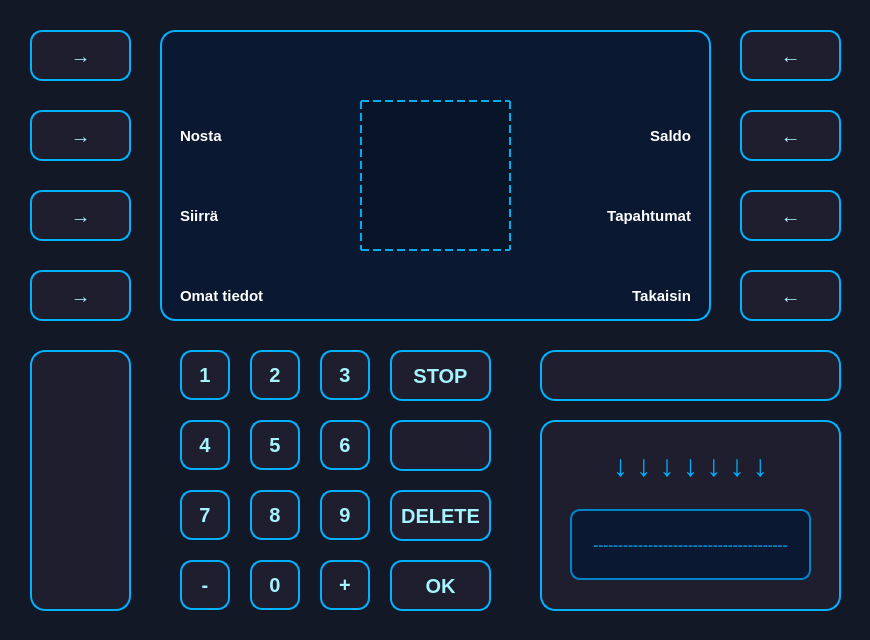
 <widget class="QDialog" name="MainMenu">
  <property name="geometry">
   <rect>
    <x>0</x>
    <y>0</y>
    <width>870</width>
    <height>640</height>
   </rect>
  </property>
  <property name="windowTitle">
   <string>Dialog</string>
  </property>
  <property name="styleSheet">
   <string notr="true">QDialog, QWidget {
    background-color: #121826;
}</string>
  </property>
  <widget class="QLabel" name="labelUsername">
   <property name="geometry">
    <rect>
     <x>170</x>
     <y>40</y>
     <width>531</width>
     <height>51</height>
    </rect>
   </property>
   <property name="styleSheet">
    <string notr="true">font-size: 15px;
color: white;
font-weight: bold;
background-color: transparent;
text-transform: uppercase;</string>
   </property>
   <property name="text">
    <string/>
   </property>
   <property name="alignment">
    <set>Qt::AlignmentFlag::AlignCenter</set>
   </property>
  </widget>
  <widget class="QPushButton" name="btnData">
   <property name="geometry">
    <rect>
     <x>30</x>
     <y>270</y>
     <width>101</width>
     <height>51</height>
    </rect>
   </property>
   <property name="styleSheet">
    <string notr="true">QPushButton {
    background-color: #1E1E2E;
    color: #A5F3FC;
    font-size: 20px;
    font-weight: bold;
    border: 2px solid #00B2FF;
    border-radius: 12px;
    padding: 10px;
    box-shadow: 0px 4px 10px rgba(0, 178, 255, 0.3);
    transition: all 0.2s ease-in-out;
}

QPushButton:hover {
    background-color: #00B2FF;
    color: #1E1E2E;
    border: 2px solid #A5F3FC;
    box-shadow: 0px 4px 15px rgba(165, 243, 252, 0.6);
    transform: scale(1.05);
}

QPushButton:pressed {
    background-color: #0084C9;
    color: #FFFFFF;
    box-shadow: inset 0px 4px 8px rgba(0, 0, 0, 0.5);
    transform: scale(0.95);
}
</string>
   </property>
   <property name="text">
    <string>→</string>
   </property>
  </widget>
  <widget class="QPushButton" name="btnWithdraw">
   <property name="geometry">
    <rect>
     <x>30</x>
     <y>110</y>
     <width>101</width>
     <height>51</height>
    </rect>
   </property>
   <property name="styleSheet">
    <string notr="true">QPushButton {
    background-color: #1E1E2E;
    color: #A5F3FC;
    font-size: 20px;
    font-weight: bold;
    border: 2px solid #00B2FF;
    border-radius: 12px;
    padding: 10px;
    box-shadow: 0px 4px 10px rgba(0, 178, 255, 0.3);
    transition: all 0.2s ease-in-out;
}

QPushButton:hover {
    background-color: #00B2FF;
    color: #1E1E2E;
    border: 2px solid #A5F3FC;
    box-shadow: 0px 4px 15px rgba(165, 243, 252, 0.6);
    transform: scale(1.05);
}

QPushButton:pressed {
    background-color: #0084C9;
    color: #FFFFFF;
    box-shadow: inset 0px 4px 8px rgba(0, 0, 0, 0.5);
    transform: scale(0.95);
}
</string>
   </property>
   <property name="text">
    <string>→</string>
   </property>
  </widget>
  <widget class="QPushButton" name="btnBalance">
   <property name="geometry">
    <rect>
     <x>740</x>
     <y>110</y>
     <width>101</width>
     <height>51</height>
    </rect>
   </property>
   <property name="styleSheet">
    <string notr="true">QPushButton {
    background-color: #1E1E2E;
    color: #A5F3FC;
    font-size: 20px;
    font-weight: bold;
    border: 2px solid #00B2FF;
    border-radius: 12px;
    padding: 10px;
    box-shadow: 0px 4px 10px rgba(0, 178, 255, 0.3);
    transition: all 0.2s ease-in-out;
}

QPushButton:hover {
    background-color: #00B2FF;
    color: #1E1E2E;
    border: 2px solid #A5F3FC;
    box-shadow: 0px 4px 15px rgba(165, 243, 252, 0.6);
    transform: scale(1.05);
}

QPushButton:pressed {
    background-color: #0084C9;
    color: #FFFFFF;
    box-shadow: inset 0px 4px 8px rgba(0, 0, 0, 0.5);
    transform: scale(0.95);
}
</string>
   </property>
   <property name="text">
    <string>←</string>
   </property>
  </widget>
  <widget class="QPushButton" name="btnTransfer">
   <property name="geometry">
    <rect>
     <x>30</x>
     <y>190</y>
     <width>101</width>
     <height>51</height>
    </rect>
   </property>
   <property name="styleSheet">
    <string notr="true">QPushButton {
    background-color: #1E1E2E;
    color: #A5F3FC;
    font-size: 20px;
    font-weight: bold;
    border: 2px solid #00B2FF;
    border-radius: 12px;
    padding: 10px;
    box-shadow: 0px 4px 10px rgba(0, 178, 255, 0.3);
    transition: all 0.2s ease-in-out;
}

QPushButton:hover {
    background-color: #00B2FF;
    color: #1E1E2E;
    border: 2px solid #A5F3FC;
    box-shadow: 0px 4px 15px rgba(165, 243, 252, 0.6);
    transform: scale(1.05);
}

QPushButton:pressed {
    background-color: #0084C9;
    color: #FFFFFF;
    box-shadow: inset 0px 4px 8px rgba(0, 0, 0, 0.5);
    transform: scale(0.95);
}
</string>
   </property>
   <property name="text">
    <string>→</string>
   </property>
  </widget>
  <widget class="QPushButton" name="btnTransaction">
   <property name="geometry">
    <rect>
     <x>740</x>
     <y>190</y>
     <width>101</width>
     <height>51</height>
    </rect>
   </property>
   <property name="styleSheet">
    <string notr="true">QPushButton {
    background-color: #1E1E2E;
    color: #A5F3FC;
    font-size: 20px;
    font-weight: bold;
    border: 2px solid #00B2FF;
    border-radius: 12px;
    padding: 10px;
    box-shadow: 0px 4px 10px rgba(0, 178, 255, 0.3);
    transition: all 0.2s ease-in-out;
}

QPushButton:hover {
    background-color: #00B2FF;
    color: #1E1E2E;
    border: 2px solid #A5F3FC;
    box-shadow: 0px 4px 15px rgba(165, 243, 252, 0.6);
    transform: scale(1.05);
}

QPushButton:pressed {
    background-color: #0084C9;
    color: #FFFFFF;
    box-shadow: inset 0px 4px 8px rgba(0, 0, 0, 0.5);
    transform: scale(0.95);
}
</string>
   </property>
   <property name="text">
    <string>←</string>
   </property>
  </widget>
  <widget class="QPushButton" name="btnLogout">
   <property name="geometry">
    <rect>
     <x>740</x>
     <y>270</y>
     <width>101</width>
     <height>51</height>
    </rect>
   </property>
   <property name="styleSheet">
    <string notr="true">QPushButton {
    background-color: #1E1E2E;
    color: #A5F3FC;
    font-size: 20px;
    font-weight: bold;
    border: 2px solid #00B2FF;
    border-radius: 12px;
    padding: 10px;
    box-shadow: 0px 4px 10px rgba(0, 178, 255, 0.3);
    transition: all 0.2s ease-in-out;
}

QPushButton:hover {
    background-color: #00B2FF;
    color: #1E1E2E;
    border: 2px solid #A5F3FC;
    box-shadow: 0px 4px 15px rgba(165, 243, 252, 0.6);
    transform: scale(1.05);
}

QPushButton:pressed {
    background-color: #0084C9;
    color: #FFFFFF;
    box-shadow: inset 0px 4px 8px rgba(0, 0, 0, 0.5);
    transform: scale(0.95);
}
</string>
   </property>
   <property name="text">
    <string>←</string>
   </property>
  </widget>
  <widget class="QPushButton" name="btnOK">
   <property name="geometry">
    <rect>
     <x>390</x>
     <y>560</y>
     <width>101</width>
     <height>51</height>
    </rect>
   </property>
   <property name="layoutDirection">
    <enum>Qt::LayoutDirection::LeftToRight</enum>
   </property>
   <property name="styleSheet">
    <string notr="true">QPushButton {
    background-color: #1E1E2E;
    color: #A5F3FC;
    font-size: 20px;
    font-weight: bold;
    border: 2px solid #00B2FF;
    border-radius: 12px;
    padding: 10px;
    box-shadow: 0px 4px 10px rgba(0, 178, 255, 0.3);
    transition: all 0.2s ease-in-out;
}

QPushButton:hover {
    background-color: #00B2FF;
    color: #1E1E2E;
    border: 2px solid #A5F3FC;
    box-shadow: 0px 4px 15px rgba(165, 243, 252, 0.6);
    transform: scale(1.05);
}

QPushButton:pressed {
    background-color: #0084C9;
    color: #FFFFFF;
    box-shadow: inset 0px 4px 8px rgba(0, 0, 0, 0.5);
    transform: scale(0.95);
}
</string>
   </property>
   <property name="text">
    <string>OK</string>
   </property>
  </widget>
  <widget class="QPushButton" name="btn_1">
   <property name="geometry">
    <rect>
     <x>180</x>
     <y>350</y>
     <width>50</width>
     <height>50</height>
    </rect>
   </property>
   <property name="font">
    <font>
     <pointsize>-1</pointsize>
     <bold>true</bold>
     <kerning>true</kerning>
    </font>
   </property>
   <property name="styleSheet">
    <string notr="true">QPushButton {
    background-color: #1E1E2E;
    color: #A5F3FC;
    font-size: 20px;
    font-weight: bold;
    border: 2px solid #00B2FF;
    border-radius: 12px;
    padding: 10px;
    box-shadow: 0px 4px 10px rgba(0, 178, 255, 0.3);
    transition: all 0.2s ease-in-out;
}

QPushButton:hover {
    background-color: #00B2FF;
    color: #1E1E2E;
    border: 2px solid #A5F3FC;
    box-shadow: 0px 4px 15px rgba(165, 243, 252, 0.6);
    transform: scale(1.05);
}

QPushButton:pressed {
    background-color: #0084C9;
    color: #FFFFFF;
    box-shadow: inset 0px 4px 8px rgba(0, 0, 0, 0.5);
    transform: scale(0.95);
}
</string>
   </property>
   <property name="text">
    <string>1</string>
   </property>
  </widget>
  <widget class="QPushButton" name="btn_5">
   <property name="geometry">
    <rect>
     <x>250</x>
     <y>420</y>
     <width>50</width>
     <height>50</height>
    </rect>
   </property>
   <property name="font">
    <font>
     <pointsize>-1</pointsize>
     <bold>true</bold>
     <kerning>true</kerning>
    </font>
   </property>
   <property name="styleSheet">
    <string notr="true">QPushButton {
    background-color: #1E1E2E;
    color: #A5F3FC;
    font-size: 20px;
    font-weight: bold;
    border: 2px solid #00B2FF;
    border-radius: 12px;
    padding: 10px;
    box-shadow: 0px 4px 10px rgba(0, 178, 255, 0.3);
    transition: all 0.2s ease-in-out;
}

QPushButton:hover {
    background-color: #00B2FF;
    color: #1E1E2E;
    border: 2px solid #A5F3FC;
    box-shadow: 0px 4px 15px rgba(165, 243, 252, 0.6);
    transform: scale(1.05);
}

QPushButton:pressed {
    background-color: #0084C9;
    color: #FFFFFF;
    box-shadow: inset 0px 4px 8px rgba(0, 0, 0, 0.5);
    transform: scale(0.95);
}
</string>
   </property>
   <property name="text">
    <string>5</string>
   </property>
  </widget>
  <widget class="QPushButton" name="btn_7">
   <property name="geometry">
    <rect>
     <x>180</x>
     <y>490</y>
     <width>50</width>
     <height>50</height>
    </rect>
   </property>
   <property name="font">
    <font>
     <pointsize>-1</pointsize>
     <bold>true</bold>
     <kerning>true</kerning>
    </font>
   </property>
   <property name="styleSheet">
    <string notr="true">QPushButton {
    background-color: #1E1E2E;
    color: #A5F3FC;
    font-size: 20px;
    font-weight: bold;
    border: 2px solid #00B2FF;
    border-radius: 12px;
    padding: 10px;
    box-shadow: 0px 4px 10px rgba(0, 178, 255, 0.3);
    transition: all 0.2s ease-in-out;
}

QPushButton:hover {
    background-color: #00B2FF;
    color: #1E1E2E;
    border: 2px solid #A5F3FC;
    box-shadow: 0px 4px 15px rgba(165, 243, 252, 0.6);
    transform: scale(1.05);
}

QPushButton:pressed {
    background-color: #0084C9;
    color: #FFFFFF;
    box-shadow: inset 0px 4px 8px rgba(0, 0, 0, 0.5);
    transform: scale(0.95);
}
</string>
   </property>
   <property name="text">
    <string>7</string>
   </property>
  </widget>
  <widget class="QPushButton" name="btn_2">
   <property name="geometry">
    <rect>
     <x>250</x>
     <y>350</y>
     <width>50</width>
     <height>50</height>
    </rect>
   </property>
   <property name="font">
    <font>
     <pointsize>-1</pointsize>
     <bold>true</bold>
     <kerning>true</kerning>
    </font>
   </property>
   <property name="styleSheet">
    <string notr="true">QPushButton {
    background-color: #1E1E2E;
    color: #A5F3FC;
    font-size: 20px;
    font-weight: bold;
    border: 2px solid #00B2FF;
    border-radius: 12px;
    padding: 10px;
    box-shadow: 0px 4px 10px rgba(0, 178, 255, 0.3);
    transition: all 0.2s ease-in-out;
}

QPushButton:hover {
    background-color: #00B2FF;
    color: #1E1E2E;
    border: 2px solid #A5F3FC;
    box-shadow: 0px 4px 15px rgba(165, 243, 252, 0.6);
    transform: scale(1.05);
}

QPushButton:pressed {
    background-color: #0084C9;
    color: #FFFFFF;
    box-shadow: inset 0px 4px 8px rgba(0, 0, 0, 0.5);
    transform: scale(0.95);
}
</string>
   </property>
   <property name="text">
    <string>2</string>
   </property>
  </widget>
  <widget class="QLabel" name="cardSlot">
   <property name="geometry">
    <rect>
     <x>540</x>
     <y>420</y>
     <width>301</width>
     <height>191</height>
    </rect>
   </property>
   <property name="styleSheet">
    <string notr="true">QLabel#cardSlot {
    background-color: #1E1E2E;
    border: 2px solid #00B2FF;
    border-radius: 15px;
    min-width: 160px;
    min-height: 60px;
    text-align: center;
    color: #A5F3FC;
    font-size: 16px;
    font-weight: bold;
    box-shadow: inset 0px 5px 10px rgba(0, 0, 0, 0.6);
}
</string>
   </property>
   <property name="text">
    <string/>
   </property>
  </widget>
  <widget class="QPushButton" name="btn_11">
   <property name="geometry">
    <rect>
     <x>180</x>
     <y>560</y>
     <width>50</width>
     <height>50</height>
    </rect>
   </property>
   <property name="font">
    <font>
     <pointsize>-1</pointsize>
     <bold>true</bold>
     <kerning>true</kerning>
    </font>
   </property>
   <property name="styleSheet">
    <string notr="true">QPushButton {
    background-color: #1E1E2E;
    color: #A5F3FC;
    font-size: 20px;
    font-weight: bold;
    border: 2px solid #00B2FF;
    border-radius: 12px;
    padding: 10px;
    box-shadow: 0px 4px 10px rgba(0, 178, 255, 0.3);
    transition: all 0.2s ease-in-out;
}

QPushButton:hover {
    background-color: #00B2FF;
    color: #1E1E2E;
    border: 2px solid #A5F3FC;
    box-shadow: 0px 4px 15px rgba(165, 243, 252, 0.6);
    transform: scale(1.05);
}

QPushButton:pressed {
    background-color: #0084C9;
    color: #FFFFFF;
    box-shadow: inset 0px 4px 8px rgba(0, 0, 0, 0.5);
    transform: scale(0.95);
}
</string>
   </property>
   <property name="text">
    <string>-</string>
   </property>
  </widget>
  <widget class="QLabel" name="cardArrow">
   <property name="geometry">
    <rect>
     <x>570</x>
     <y>430</y>
     <width>241</width>
     <height>71</height>
    </rect>
   </property>
   <property name="styleSheet">
    <string notr="true">QLabel#cardArrow {
    font-size: 30px;
    color: #00B2FF;
    font-weight: bold;
    text-align: center;
    min-width: 30px;
    min-height: 30px;
	background-color: transparent;
}
</string>
   </property>
   <property name="text">
    <string>↓ ↓ ↓ ↓ ↓ ↓ ↓</string>
   </property>
   <property name="alignment">
    <set>Qt::AlignmentFlag::AlignCenter</set>
   </property>
  </widget>
  <widget class="QPushButton" name="btn_10">
   <property name="geometry">
    <rect>
     <x>320</x>
     <y>560</y>
     <width>50</width>
     <height>50</height>
    </rect>
   </property>
   <property name="font">
    <font>
     <pointsize>-1</pointsize>
     <bold>true</bold>
     <kerning>true</kerning>
    </font>
   </property>
   <property name="styleSheet">
    <string notr="true">QPushButton {
    background-color: #1E1E2E;
    color: #A5F3FC;
    font-size: 20px;
    font-weight: bold;
    border: 2px solid #00B2FF;
    border-radius: 12px;
    padding: 10px;
    box-shadow: 0px 4px 10px rgba(0, 178, 255, 0.3);
    transition: all 0.2s ease-in-out;
}

QPushButton:hover {
    background-color: #00B2FF;
    color: #1E1E2E;
    border: 2px solid #A5F3FC;
    box-shadow: 0px 4px 15px rgba(165, 243, 252, 0.6);
    transform: scale(1.05);
}

QPushButton:pressed {
    background-color: #0084C9;
    color: #FFFFFF;
    box-shadow: inset 0px 4px 8px rgba(0, 0, 0, 0.5);
    transform: scale(0.95);
}
</string>
   </property>
   <property name="text">
    <string>+</string>
   </property>
  </widget>
  <widget class="QLabel" name="cardSlot_3">
   <property name="geometry">
    <rect>
     <x>30</x>
     <y>350</y>
     <width>101</width>
     <height>261</height>
    </rect>
   </property>
   <property name="styleSheet">
    <string notr="true">QLabel#cardSlot_3 {
    background-color: #1E1E2E;
    border: 2px solid #00B2FF;
    border-radius: 15px;
    text-align: center;
    color: #A5F3FC;
    font-size: 16px;
    font-weight: bold;
    box-shadow: inset 0px 5px 10px rgba(0, 0, 0, 0.6);
}
</string>
   </property>
   <property name="text">
    <string/>
   </property>
  </widget>
  <widget class="QPushButton" name="buttonOut_100">
   <property name="geometry">
    <rect>
     <x>740</x>
     <y>30</y>
     <width>101</width>
     <height>51</height>
    </rect>
   </property>
   <property name="styleSheet">
    <string notr="true">QPushButton {
    background-color: #1E1E2E;
    color: #A5F3FC;
    font-size: 20px;
    font-weight: bold;
    border: 2px solid #00B2FF;
    border-radius: 12px;
    padding: 10px;
    box-shadow: 0px 4px 10px rgba(0, 178, 255, 0.3);
    transition: all 0.2s ease-in-out;
}

QPushButton:hover {
    background-color: #00B2FF;
    color: #1E1E2E;
    border: 2px solid #A5F3FC;
    box-shadow: 0px 4px 15px rgba(165, 243, 252, 0.6);
    transform: scale(1.05);
}

QPushButton:pressed {
    background-color: #0084C9;
    color: #FFFFFF;
    box-shadow: inset 0px 4px 8px rgba(0, 0, 0, 0.5);
    transform: scale(0.95);
}
</string>
   </property>
   <property name="text">
    <string>←</string>
   </property>
   <property name="icon">
    <iconset>
     <normaloff>:/resources/arrow.jpg</normaloff>:/resources/arrow.jpg</iconset>
   </property>
   <property name="iconSize">
    <size>
     <width>32</width>
     <height>32</height>
    </size>
   </property>
  </widget>
  <widget class="QPushButton" name="buttonOut_20">
   <property name="geometry">
    <rect>
     <x>30</x>
     <y>30</y>
     <width>101</width>
     <height>51</height>
    </rect>
   </property>
   <property name="styleSheet">
    <string notr="true">QPushButton {
    background-color: #1E1E2E;
    color: #A5F3FC;
    font-size: 20px;
    font-weight: bold;
    border: 2px solid #00B2FF;
    border-radius: 12px;
    padding: 10px;
    box-shadow: 0px 4px 10px rgba(0, 178, 255, 0.3);
    transition: all 0.2s ease-in-out;
}

QPushButton:hover {
    background-color: #00B2FF;
    color: #1E1E2E;
    border: 2px solid #A5F3FC;
    box-shadow: 0px 4px 15px rgba(165, 243, 252, 0.6);
    transform: scale(1.05);
}

QPushButton:pressed {
    background-color: #0084C9;
    color: #FFFFFF;
    box-shadow: inset 0px 4px 8px rgba(0, 0, 0, 0.5);
    transform: scale(0.95);
}
</string>
   </property>
   <property name="text">
    <string>→</string>
   </property>
   <property name="icon">
    <iconset>
     <normaloff>:/resources/arrow.jpg</normaloff>:/resources/arrow.jpg</iconset>
   </property>
   <property name="iconSize">
    <size>
     <width>32</width>
     <height>32</height>
    </size>
   </property>
  </widget>
  <widget class="QPushButton" name="btn_14">
   <property name="geometry">
    <rect>
     <x>390</x>
     <y>490</y>
     <width>101</width>
     <height>51</height>
    </rect>
   </property>
   <property name="font">
    <font>
     <pointsize>-1</pointsize>
     <bold>true</bold>
     <kerning>true</kerning>
    </font>
   </property>
   <property name="styleSheet">
    <string notr="true">QPushButton {
    background-color: #1E1E2E;
    color: #A5F3FC;
    font-size: 20px;
    font-weight: bold;
    border: 2px solid #00B2FF;
    border-radius: 12px;
    padding: 10px;
    box-shadow: 0px 4px 10px rgba(0, 178, 255, 0.3);
    transition: all 0.2s ease-in-out;
}

QPushButton:hover {
    background-color: #00B2FF;
    color: #1E1E2E;
    border: 2px solid #A5F3FC;
    box-shadow: 0px 4px 15px rgba(165, 243, 252, 0.6);
    transform: scale(1.05);
}

QPushButton:pressed {
    background-color: #0084C9;
    color: #FFFFFF;
    box-shadow: inset 0px 4px 8px rgba(0, 0, 0, 0.5);
    transform: scale(0.95);
}
</string>
   </property>
   <property name="text">
    <string>DELETE</string>
   </property>
  </widget>
  <widget class="QPushButton" name="btn_9">
   <property name="geometry">
    <rect>
     <x>320</x>
     <y>490</y>
     <width>50</width>
     <height>50</height>
    </rect>
   </property>
   <property name="font">
    <font>
     <pointsize>-1</pointsize>
     <bold>true</bold>
     <kerning>true</kerning>
    </font>
   </property>
   <property name="styleSheet">
    <string notr="true">QPushButton {
    background-color: #1E1E2E;
    color: #A5F3FC;
    font-size: 20px;
    font-weight: bold;
    border: 2px solid #00B2FF;
    border-radius: 12px;
    padding: 10px;
    box-shadow: 0px 4px 10px rgba(0, 178, 255, 0.3);
    transition: all 0.2s ease-in-out;
}

QPushButton:hover {
    background-color: #00B2FF;
    color: #1E1E2E;
    border: 2px solid #A5F3FC;
    box-shadow: 0px 4px 15px rgba(165, 243, 252, 0.6);
    transform: scale(1.05);
}

QPushButton:pressed {
    background-color: #0084C9;
    color: #FFFFFF;
    box-shadow: inset 0px 4px 8px rgba(0, 0, 0, 0.5);
    transform: scale(0.95);
}
</string>
   </property>
   <property name="text">
    <string>9</string>
   </property>
  </widget>
  <widget class="QPushButton" name="btnBack_2">
   <property name="geometry">
    <rect>
     <x>390</x>
     <y>350</y>
     <width>101</width>
     <height>51</height>
    </rect>
   </property>
   <property name="styleSheet">
    <string notr="true">QPushButton {
    background-color: #1E1E2E;
    color: #A5F3FC;
    font-size: 20px;
    font-weight: bold;
    border: 2px solid #00B2FF;
    border-radius: 12px;
    padding: 10px;
    box-shadow: 0px 4px 10px rgba(0, 178, 255, 0.3);
    transition: all 0.2s ease-in-out;
}

QPushButton:hover {
    background-color: #00B2FF;
    color: #1E1E2E;
    border: 2px solid #A5F3FC;
    box-shadow: 0px 4px 15px rgba(165, 243, 252, 0.6);
    transform: scale(1.05);
}

QPushButton:pressed {
    background-color: #0084C9;
    color: #FFFFFF;
    box-shadow: inset 0px 4px 8px rgba(0, 0, 0, 0.5);
    transform: scale(0.95);
}
</string>
   </property>
   <property name="text">
    <string>STOP</string>
   </property>
  </widget>
  <widget class="QPushButton" name="btn_3">
   <property name="geometry">
    <rect>
     <x>320</x>
     <y>350</y>
     <width>50</width>
     <height>50</height>
    </rect>
   </property>
   <property name="font">
    <font>
     <pointsize>-1</pointsize>
     <bold>true</bold>
     <kerning>true</kerning>
    </font>
   </property>
   <property name="styleSheet">
    <string notr="true">QPushButton {
    background-color: #1E1E2E;
    color: #A5F3FC;
    font-size: 20px;
    font-weight: bold;
    border: 2px solid #00B2FF;
    border-radius: 12px;
    padding: 10px;
    box-shadow: 0px 4px 10px rgba(0, 178, 255, 0.3);
    transition: all 0.2s ease-in-out;
}

QPushButton:hover {
    background-color: #00B2FF;
    color: #1E1E2E;
    border: 2px solid #A5F3FC;
    box-shadow: 0px 4px 15px rgba(165, 243, 252, 0.6);
    transform: scale(1.05);
}

QPushButton:pressed {
    background-color: #0084C9;
    color: #FFFFFF;
    box-shadow: inset 0px 4px 8px rgba(0, 0, 0, 0.5);
    transform: scale(0.95);
}
</string>
   </property>
   <property name="text">
    <string>3</string>
   </property>
  </widget>
  <widget class="QLabel" name="cardSlot_2">
   <property name="geometry">
    <rect>
     <x>540</x>
     <y>350</y>
     <width>301</width>
     <height>51</height>
    </rect>
   </property>
   <property name="styleSheet">
    <string notr="true">QLabel#cardSlot_2 {
    background-color: #1E1E2E;
    border: 2px solid #00B2FF;
    border-radius: 15px;
    text-align: center;
    color: #A5F3FC;
    font-size: 16px;
    font-weight: bold;
    box-shadow: inset 0px 5px 10px rgba(0, 0, 0, 0.6);
}
</string>
   </property>
   <property name="text">
    <string/>
   </property>
  </widget>
  <widget class="QPushButton" name="btn_8">
   <property name="geometry">
    <rect>
     <x>250</x>
     <y>490</y>
     <width>50</width>
     <height>50</height>
    </rect>
   </property>
   <property name="font">
    <font>
     <pointsize>-1</pointsize>
     <bold>true</bold>
     <kerning>true</kerning>
    </font>
   </property>
   <property name="styleSheet">
    <string notr="true">QPushButton {
    background-color: #1E1E2E;
    color: #A5F3FC;
    font-size: 20px;
    font-weight: bold;
    border: 2px solid #00B2FF;
    border-radius: 12px;
    padding: 10px;
    box-shadow: 0px 4px 10px rgba(0, 178, 255, 0.3);
    transition: all 0.2s ease-in-out;
}

QPushButton:hover {
    background-color: #00B2FF;
    color: #1E1E2E;
    border: 2px solid #A5F3FC;
    box-shadow: 0px 4px 15px rgba(165, 243, 252, 0.6);
    transform: scale(1.05);
}

QPushButton:pressed {
    background-color: #0084C9;
    color: #FFFFFF;
    box-shadow: inset 0px 4px 8px rgba(0, 0, 0, 0.5);
    transform: scale(0.95);
}
</string>
   </property>
   <property name="text">
    <string>8</string>
   </property>
  </widget>
  <widget class="QPushButton" name="btn_0">
   <property name="geometry">
    <rect>
     <x>250</x>
     <y>560</y>
     <width>50</width>
     <height>50</height>
    </rect>
   </property>
   <property name="font">
    <font>
     <pointsize>-1</pointsize>
     <bold>true</bold>
     <kerning>true</kerning>
    </font>
   </property>
   <property name="styleSheet">
    <string notr="true">QPushButton {
    background-color: #1E1E2E;
    color: #A5F3FC;
    font-size: 20px;
    font-weight: bold;
    border: 2px solid #00B2FF;
    border-radius: 12px;
    padding: 10px;
    box-shadow: 0px 4px 10px rgba(0, 178, 255, 0.3);
    transition: all 0.2s ease-in-out;
}

QPushButton:hover {
    background-color: #00B2FF;
    color: #1E1E2E;
    border: 2px solid #A5F3FC;
    box-shadow: 0px 4px 15px rgba(165, 243, 252, 0.6);
    transform: scale(1.05);
}

QPushButton:pressed {
    background-color: #0084C9;
    color: #FFFFFF;
    box-shadow: inset 0px 4px 8px rgba(0, 0, 0, 0.5);
    transform: scale(0.95);
}
</string>
   </property>
   <property name="text">
    <string>0</string>
   </property>
  </widget>
  <widget class="QPushButton" name="btn_15">
   <property name="geometry">
    <rect>
     <x>390</x>
     <y>420</y>
     <width>101</width>
     <height>51</height>
    </rect>
   </property>
   <property name="font">
    <font>
     <pointsize>-1</pointsize>
     <bold>true</bold>
     <kerning>true</kerning>
    </font>
   </property>
   <property name="styleSheet">
    <string notr="true">QPushButton {
    background-color: #1E1E2E;
    color: #A5F3FC;
    font-size: 20px;
    font-weight: bold;
    border: 2px solid #00B2FF;
    border-radius: 12px;
    padding: 10px;
    box-shadow: 0px 4px 10px rgba(0, 178, 255, 0.3);
    transition: all 0.2s ease-in-out;
}

QPushButton:hover {
    background-color: #00B2FF;
    color: #1E1E2E;
    border: 2px solid #A5F3FC;
    box-shadow: 0px 4px 15px rgba(165, 243, 252, 0.6);
    transform: scale(1.05);
}

QPushButton:pressed {
    background-color: #0084C9;
    color: #FFFFFF;
    box-shadow: inset 0px 4px 8px rgba(0, 0, 0, 0.5);
    transform: scale(0.95);
}
</string>
   </property>
   <property name="text">
    <string/>
   </property>
  </widget>
  <widget class="QListWidget" name="listWidget">
   <property name="geometry">
    <rect>
     <x>160</x>
     <y>30</y>
     <width>551</width>
     <height>291</height>
    </rect>
   </property>
   <property name="styleSheet">
    <string notr="true">QListWidget {
    background-color: #0A1931;
    border: 2px solid #00B2FF;
    border-radius: 15px;
    padding: 10px;
    color: #A5F3FC;
    font-size: 18px;
    font-weight: bold;
}
</string>
   </property>
  </widget>
  <widget class="QLabel" name="txtBack">
   <property name="geometry">
    <rect>
     <x>550</x>
     <y>270</y>
     <width>141</width>
     <height>51</height>
    </rect>
   </property>
   <property name="styleSheet">
    <string notr="true">font-size: 15px;
color: white;
font-weight: bold;
background-color: transparent;
text-transform: uppercase;</string>
   </property>
   <property name="text">
    <string>Takaisin</string>
   </property>
   <property name="alignment">
    <set>Qt::AlignmentFlag::AlignRight|Qt::AlignmentFlag::AlignTrailing|Qt::AlignmentFlag::AlignVCenter</set>
   </property>
  </widget>
  <widget class="QPushButton" name="btn_6">
   <property name="geometry">
    <rect>
     <x>320</x>
     <y>420</y>
     <width>50</width>
     <height>50</height>
    </rect>
   </property>
   <property name="font">
    <font>
     <pointsize>-1</pointsize>
     <bold>true</bold>
     <kerning>true</kerning>
    </font>
   </property>
   <property name="styleSheet">
    <string notr="true">QPushButton {
    background-color: #1E1E2E;
    color: #A5F3FC;
    font-size: 20px;
    font-weight: bold;
    border: 2px solid #00B2FF;
    border-radius: 12px;
    padding: 10px;
    box-shadow: 0px 4px 10px rgba(0, 178, 255, 0.3);
    transition: all 0.2s ease-in-out;
}

QPushButton:hover {
    background-color: #00B2FF;
    color: #1E1E2E;
    border: 2px solid #A5F3FC;
    box-shadow: 0px 4px 15px rgba(165, 243, 252, 0.6);
    transform: scale(1.05);
}

QPushButton:pressed {
    background-color: #0084C9;
    color: #FFFFFF;
    box-shadow: inset 0px 4px 8px rgba(0, 0, 0, 0.5);
    transform: scale(0.95);
}
</string>
   </property>
   <property name="text">
    <string>6</string>
   </property>
  </widget>
  <widget class="QPushButton" name="btn_4">
   <property name="geometry">
    <rect>
     <x>180</x>
     <y>420</y>
     <width>50</width>
     <height>50</height>
    </rect>
   </property>
   <property name="font">
    <font>
     <pointsize>-1</pointsize>
     <bold>true</bold>
     <kerning>true</kerning>
    </font>
   </property>
   <property name="styleSheet">
    <string notr="true">QPushButton {
    background-color: #1E1E2E;
    color: #A5F3FC;
    font-size: 20px;
    font-weight: bold;
    border: 2px solid #00B2FF;
    border-radius: 12px;
    padding: 10px;
    box-shadow: 0px 4px 10px rgba(0, 178, 255, 0.3);
    transition: all 0.2s ease-in-out;
}

QPushButton:hover {
    background-color: #00B2FF;
    color: #1E1E2E;
    border: 2px solid #A5F3FC;
    box-shadow: 0px 4px 15px rgba(165, 243, 252, 0.6);
    transform: scale(1.05);
}

QPushButton:pressed {
    background-color: #0084C9;
    color: #FFFFFF;
    box-shadow: inset 0px 4px 8px rgba(0, 0, 0, 0.5);
    transform: scale(0.95);
}
</string>
   </property>
   <property name="text">
    <string>4</string>
   </property>
  </widget>
  <widget class="QLabel" name="cardSlotBorder">
   <property name="geometry">
    <rect>
     <x>570</x>
     <y>509</y>
     <width>241</width>
     <height>71</height>
    </rect>
   </property>
   <property name="styleSheet">
    <string notr="true">QLabel#cardSlotBorder {
	font-size: 15px;
	color: #0084C9;
	font-weight: bold;
    background-color: #0A1931;
    border: 2px solid #0084C9;
    border-radius: 10px;
    min-width: 140px;
    min-height: 20px;
}

</string>
   </property>
   <property name="text">
    <string>---------------------------------------</string>
   </property>
   <property name="alignment">
    <set>Qt::AlignmentFlag::AlignCenter</set>
   </property>
  </widget>
  <widget class="QLabel" name="txtWithdraw">
   <property name="geometry">
    <rect>
     <x>180</x>
     <y>120</y>
     <width>141</width>
     <height>31</height>
    </rect>
   </property>
   <property name="styleSheet">
    <string notr="true">font-size: 15px;
color: white;
font-weight: bold;
background-color: transparent;
text-transform: uppercase;</string>
   </property>
   <property name="text">
    <string>Nosta</string>
   </property>
  </widget>
  <widget class="QLabel" name="txtTransfer">
   <property name="geometry">
    <rect>
     <x>180</x>
     <y>200</y>
     <width>141</width>
     <height>31</height>
    </rect>
   </property>
   <property name="styleSheet">
    <string notr="true">font-size: 15px;
color: white;
font-weight: bold;
background-color: transparent;
text-transform: uppercase;</string>
   </property>
   <property name="text">
    <string>Siirrä</string>
   </property>
  </widget>
  <widget class="QLabel" name="txtBalance">
   <property name="geometry">
    <rect>
     <x>550</x>
     <y>120</y>
     <width>141</width>
     <height>31</height>
    </rect>
   </property>
   <property name="styleSheet">
    <string notr="true">font-size: 15px;
color: white;
font-weight: bold;
background-color: transparent;
text-transform: uppercase;</string>
   </property>
   <property name="text">
    <string>Saldo</string>
   </property>
   <property name="alignment">
    <set>Qt::AlignmentFlag::AlignRight|Qt::AlignmentFlag::AlignTrailing|Qt::AlignmentFlag::AlignVCenter</set>
   </property>
  </widget>
  <widget class="QLabel" name="txtTransaction">
   <property name="geometry">
    <rect>
     <x>550</x>
     <y>200</y>
     <width>141</width>
     <height>31</height>
    </rect>
   </property>
   <property name="styleSheet">
    <string notr="true">font-size: 15px;
color: white;
font-weight: bold;
background-color: transparent;
text-transform: uppercase;</string>
   </property>
   <property name="text">
    <string>Tapahtumat</string>
   </property>
   <property name="alignment">
    <set>Qt::AlignmentFlag::AlignRight|Qt::AlignmentFlag::AlignTrailing|Qt::AlignmentFlag::AlignVCenter</set>
   </property>
  </widget>
  <widget class="QLabel" name="txtData">
   <property name="geometry">
    <rect>
     <x>180</x>
     <y>280</y>
     <width>141</width>
     <height>31</height>
    </rect>
   </property>
   <property name="styleSheet">
    <string notr="true">font-size: 15px;
color: white;
font-weight: bold;
background-color: transparent;
text-transform: uppercase;</string>
   </property>
   <property name="text">
    <string>Omat tiedot</string>
   </property>
  </widget>
  <widget class="QLabel" name="lblThumbnail">
   <property name="geometry">
    <rect>
     <x>360</x>
     <y>100</y>
     <width>151</width>
     <height>151</height>
    </rect>
   </property>
   <property name="styleSheet">
    <string notr="true">QLabel#lblThumbnail {
    border: 2px dashed #00AEEF;
    background-color: rgba(0, 0, 0, 50);
    color: #00AEEF;
    font: bold 16px Arial;
    qproperty-alignment: AlignCenter;
    background: qradialgradient(
        cx:0.5, cy:0.3, radius: 0.2, 
        stop:0 #00AEEF, stop:1 transparent
    ),
    qradialgradient(
        cx:0.5, cy:0.7, radius: 0.4, 
        stop:0 #00AEEF, stop:1 transparent
    );
}
</string>
   </property>
   <property name="text">
    <string/>
   </property>
  </widget>
  <zorder>listWidget</zorder>
  <zorder>btnData</zorder>
  <zorder>btnWithdraw</zorder>
  <zorder>btnBalance</zorder>
  <zorder>btnTransfer</zorder>
  <zorder>btnTransaction</zorder>
  <zorder>btnLogout</zorder>
  <zorder>btnOK</zorder>
  <zorder>btn_1</zorder>
  <zorder>btn_5</zorder>
  <zorder>btn_7</zorder>
  <zorder>btn_2</zorder>
  <zorder>cardSlot</zorder>
  <zorder>btn_11</zorder>
  <zorder>cardArrow</zorder>
  <zorder>btn_10</zorder>
  <zorder>cardSlot_3</zorder>
  <zorder>buttonOut_100</zorder>
  <zorder>buttonOut_20</zorder>
  <zorder>btn_14</zorder>
  <zorder>btn_9</zorder>
  <zorder>btnBack_2</zorder>
  <zorder>btn_3</zorder>
  <zorder>cardSlot_2</zorder>
  <zorder>btn_8</zorder>
  <zorder>btn_0</zorder>
  <zorder>btn_15</zorder>
  <zorder>txtBack</zorder>
  <zorder>btn_6</zorder>
  <zorder>btn_4</zorder>
  <zorder>cardSlotBorder</zorder>
  <zorder>txtWithdraw</zorder>
  <zorder>txtTransfer</zorder>
  <zorder>txtBalance</zorder>
  <zorder>txtTransaction</zorder>
  <zorder>txtData</zorder>
  <zorder>labelUsername</zorder>
  <zorder>lblThumbnail</zorder>
 </widget>
